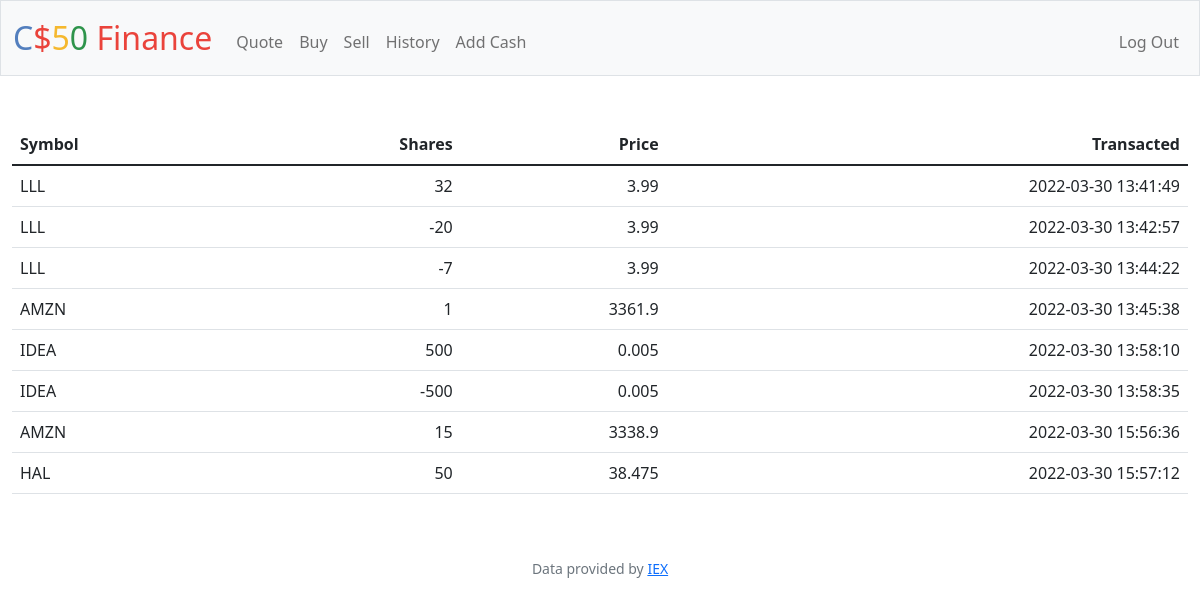
Screenshot of /history (signed in) with the database file from the repository.
### tables this page shows
CREATE TABLE history(
      id INTEGER PRIMARY KEY AUTOINCREMENT,
      user_id int not null,
       symbol text not null,
       shares int not null,
      price Numeric not null,
       dt TEXT NOT NULL,
       FOREIGN KEY(user_id) REFERENCES users(id)
   );

### app.py (the view)
@app.route("/history")
@login_required
def history():
    data = db.execute("SELECT * FROM history WHERE user_id = ? ORDER BY dt", session["user_id"])
    return render_template("history.html",data=data)

### app.py (called while the page is built)
@app.after_request
def after_request(response):
    response.headers["Cache-Control"] = "no-cache, no-store, must-revalidate"
    response.headers["Expires"] = 0
    response.headers["Pragma"] = "no-cache"
    return response

### helpers.py (called while the page is built)
def login_required(f):
    @wraps(f)
    def decorated_function(*args, **kwargs):
        if session.get("user_id") is None:
            return redirect("/login")
        return f(*args, **kwargs)
    return decorated_function

### templates/history.html
{% extends "layout.html" %} {% block title %} History {% endblock %} {% block main %}
<table class="table">
    <thead>
        <tr>
            <th class="text-start">Symbol</th>
            <th class="text-end">Shares</th>
            <th class="text-end">Price</th>
            <th class="text-end">Transacted</th>
        </tr>
    </thead>
    <tbody>
        {% for i in data %}
        <tr>
            <td class="text-start"> {{ i["symbol"] }} </td>
            <td class="text-end"> {{ i["shares"] }} </td>
            <td class="text-end"> {{ i["price"] }} </td>
            <td class="text-end"> {{ i["dt"] }} </td>
        </tr>
        {% endfor %}
    </tbody>
</table>
{% endblock %}

### templates/layout.html (shortened to what this page needs)
<!DOCTYPE html>
<html lang="en">
<head>
    <link href="https://cdn.jsdelivr.net/npm/bootstrap@5.1.3/dist/css/bootstrap.min.css" rel="stylesheet">
    <link href="/static/styles.css" rel="stylesheet">
</head>
<body>
    <nav class="bg-light border navbar navbar-expand-md navbar-light">
        <div class="container-fluid">
            <a class="navbar-brand" href="/"><span class="blue">C</span><span class="red">$</span><span class="yellow">5</span><span class="green">0</span> <span class="red">Finance</span></a>
            <div class="collapse navbar-collapse" id="navbar">
                {% if session["user_id"] %}
                <ul class="navbar-nav me-auto mt-2">
                    <li class="nav-item"><a class="nav-link" href="/quote">Quote</a></li>
                    <li class="nav-item"><a class="nav-link" href="/buy">Buy</a></li>
                    <li class="nav-item"><a class="nav-link" href="/sell">Sell</a></li>
                    <li class="nav-item"><a class="nav-link" href="/history">History</a></li>
                    <li class="nav-item"><a class="nav-link" href="/add_cash">Add Cash</a></li>
                </ul>
                <ul class="navbar-nav ms-auto mt-2">
                    <li class="nav-item"><a class="nav-link" href="/logout">Log Out</a></li>
                </ul>
                {% else %}
                <ul class="navbar-nav ms-auto mt-2">
                    <li class="nav-item"><a class="nav-link" href="/register">Register</a></li>
                    <li class="nav-item"><a class="nav-link" href="/login">Log In</a></li>
                </ul>
                {% endif %}
            </div>
        </div>
    </nav>
    <main class="container-fluid py-5 text-center">
        {% block main %}{% endblock %}
    </main>
    <footer class="mb-5 small text-center text-muted">
        Data provided by <a href="https://iexcloud.io/">IEX</a>
    </footer>
</body>
</html>

### static/styles.css (style rules this page uses)
nav .navbar-brand { font-size: xx-large; }
nav .navbar-brand .blue { color: #537fbe; }
nav .navbar-brand .red { color: #ea433b; }
nav .navbar-brand .yellow { color: #f5b82e; }
nav .navbar-brand .green { color: #2e944b; }

### rows the page displays
history: symbol "LLL", shares "32", price "3.99", dt "2022-03-30 13:41:49"
history: symbol "LLL", shares "-20", price "3.99", dt "2022-03-30 13:42:57"
history: symbol "LLL", shares "-7", price "3.99", dt "2022-03-30 13:44:22"
history: symbol "AMZN", shares "1", price "3361.9", dt "2022-03-30 13:45:38"
history: symbol "IDEA", shares "500", price "0.005", dt "2022-03-30 13:58:10"
history: symbol "IDEA", shares "-500", price "0.005", dt "2022-03-30 13:58:35"
history: symbol "AMZN", shares "15", price "3338.9", dt "2022-03-30 15:56:36"
history: symbol "HAL", shares "50", price "38.475", dt "2022-03-30 15:57:12"
